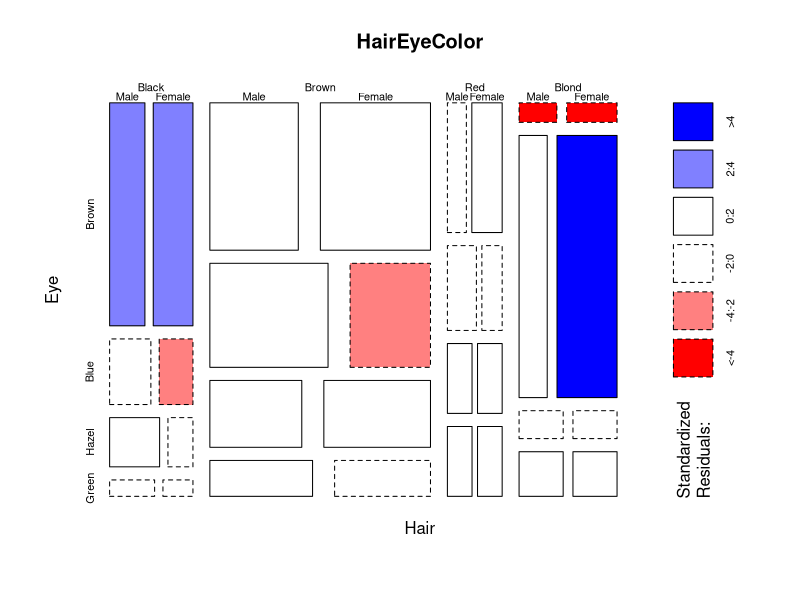

Write R code to recreate this figure.
## ---- chunk 1
knitr::opts_chunk$set( echo = TRUE, message=FALSE, warning=FALSE, fig.width=8 )
## ---- chunk 2

mosaicplot( HairEyeColor, shade = TRUE)

## ---- chunk 3
library( dplyr )
## ---- chunk 4

# load raw project datasets here

